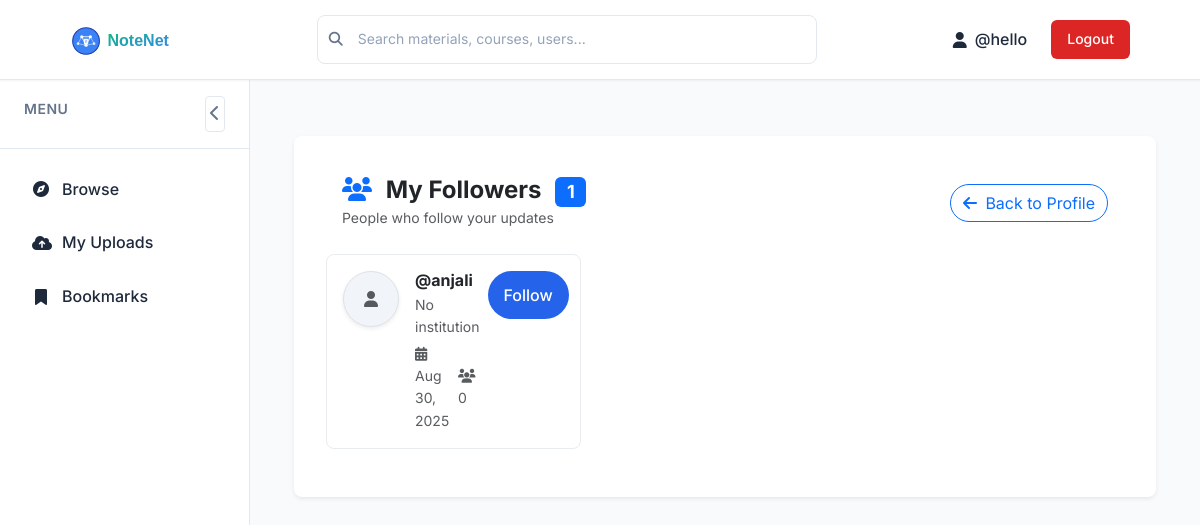
The app's page /profile/33/followers/ (signed in) with its own data.
### content/models.py (models this page shows, shortened)
class Follow(models.Model):
    follower = models.ForeignKey(User, on_delete=models.CASCADE, related_name='following')
    following = models.ForeignKey(User, on_delete=models.CASCADE, related_name='followers')
    created_at = models.DateTimeField(auto_now_add=True)
    class Meta:
        unique_together = ('follower', 'following')
        indexes = [
            models.Index(fields=['follower', 'created_at']),
            models.Index(fields=['following', 'created_at']),
        ]

### content/views.py (the view)
# urls.py: path('profile/<int:user_id>/followers/', views.followers_list, name='followers_list'),
@login_required
def followers_list(request, user_id):
    user_obj = get_object_or_404(User, id=user_id)
    followers = Follow.objects.filter(following=user_obj).select_related('follower__profile')
    context = {
        'user_obj': user_obj,
        'followers': followers,
        'is_own_profile': request.user == user_obj,
    }
    return render(request, 'profile/followers_list.html', context)

### content/templates/profile/followers_list.html (shortened to what this page needs)
{% extends 'layout.html' %}
{% load static %}
{% block content %}
<div class="container mt-4">
    <div class="row">
        <div class="col-md-12">
            <div class="card border-0 shadow-sm">
                <div class="card-header bg-white d-flex justify-content-between align-items-center border-0">
                    <div>
                        <h4 class="mb-0 fw-bold">
                            <i class="fas fa-users me-2 text-primary"></i>
                            {% if is_own_profile %}
                                My Followers
                            {% else %}
                                {{ user_obj.username }}'s Followers
                            {% endif %}
                            <span class="badge bg-primary ms-2">{{ followers.count }}</span>
                        </h4>
                        <p class="text-muted small mb-0">
                            {% if is_own_profile %}
                                People who follow your updates
                            {% else %}
                                People following {{ user_obj.username }}
                            {% endif %}
                        </p>
                    </div>
                    <a href="{% url 'profileview' user_obj.id %}" class="btn btn-outline-primary rounded-pill">
                        <i class="fas fa-arrow-left me-1"></i>
                        Back to Profile
                    </a>
                </div>
                <div class="card-body px-0 py-3">
                    {% if followers %}
                        <div class="row g-3">
                            {% for follow in followers %}
                            <div class="col-md-6 col-lg-4">
                                <div class="follower-card p-3 rounded-3 h-100">
                                    <div class="d-flex align-items-start">
                                        <div class="follower-avatar me-3 position-relative">
                                            <a href="{% url 'profileview' follow.follower.id %}">
                                                {% if follow.follower.profile.avatar %}
                                                    <img src="{{ follow.follower.profile.avatar.url }}"
                                                         alt="{{ follow.follower.username }}"
                                                         class="rounded-circle shadow-sm"
                                                         style="width: 56px; height: 56px; object-fit: cover;">
                                                {% else %}
                                                    <div class="avatar-placeholder rounded-circle d-flex align-items-center justify-content-center shadow-sm"
                                                         style="width: 56px; height: 56px; background-color: #f1f5f9;">
                                                        <i class="fas fa-user text-muted"></i>
                                                    </div>
                                                {% endif %}
                                            </a>
                                        </div>
                                        <div class="follower-info flex-grow-1">
                                            <h6 class="mb-1 fw-bold">
                                                <a href="{% url 'profileview' follow.follower.id %}"
                                                   class="text-decoration-none text-dark">
                                                    {{ follow.follower.username }}
                                                </a>
                                            </h6>
                                            <p class="text-muted mb-1 small">
                                                {% if follow.follower.profile.institution %}
                                                    <i class="fas fa-university me-1"></i>{{ follow.follower.profile.institution }}
                                                {% else %}
                                                    <span class="text-muted">No institution</span>
                                                {% endif %}
                                            </p>
                                            <div class="d-flex align-items-center small text-muted">
                                                <span class="me-2">
                                                    <i class="fas fa-calendar-alt me-1"></i>
                                                    {{ follow.created_at|date:"M d, Y" }}
                                                </span>
                                                <span>
                                                    <i class="fas fa-users me-1"></i>
                                                    {{ follow.follower.followers.count }}
                                                </span>
                                            </div>
                                        </div>
                                        {% if user.is_authenticated and user != follow.follower %}
                                        <div class="follower-actions ms-2">
                                            <form method="post" action="{% url 'toggle_follow' follow.follower.id %}">
                                                <button type="submit"
                                                        class="btn btn-sm {% if user in follow.follower.followers.all %}btn-outline-secondary{% else %}btn-primary{% endif %} rounded-pill px-3">
                                                    {% if user in follow.follower.followers.all %}
                                                        Following
                                                    {% else %}
                                                        Follow
                                                    {% endif %}
                                                </button>
                                            </form>
                                        </div>
                                        {% endif %}
                                    </div>
                                </div>
                            </div>
                            {% endfor %}
                        </div>
                    {% endif %}
                </div>
            </div>
        </div>
    </div>
</div>
{% endblock %}

### templates/layout.html (shortened to what this page needs)
{% load static %}
<!DOCTYPE html>
<html lang="en">
<head>
    <link href="https://cdn.jsdelivr.net/npm/bootstrap@5.3.0/dist/css/bootstrap.min.css" rel="stylesheet">
    <link rel="stylesheet" href="https://cdnjs.cloudflare.com/ajax/libs/font-awesome/6.5.0/css/all.min.css">
    <link rel="stylesheet" href="{% static 'css/layout.css' %}">
</head>
<body>
    <header class="navbar">
        <a href="{% url 'home' %}" class="navbar-brand desktop-logo">
        <img src="{% static 'images/logo.svg' %}" alt="Logo">
    </a>
        <div class="search-container">
            <div class="search-bar">
                <form method="get" action="{% url 'content_list' %}" id="searchForm">
                    <input type="text"
                           name="search"
                           id="searchInput"
                           placeholder="Search materials, courses, users..."
                           value="{{ request.GET.search }}"
                           autocomplete="off">
                    <i class="fas fa-search search-icon"></i>
                </form>
            </div>
        </div>
        <div class="nav-actions desktop-only">
            {% if user.is_authenticated %}
                <a href="{% url 'profileview' request.user.id %}" class="user-info">
                    <i class="fas fa-user"></i>
                    <span>{{ user.username }}</span>
                </a>
                <form method="post" action="{% url 'logout' %}" class="logout-form">
                    <button type="submit" class="btn-logout">Logout</button>
                </form>
            {% else %}
                <div class="auth-buttons">
                    <a href="{% url 'login' %}" class="btn-login">Login</a>
                    <a href="{% url 'register' %}" class="btn-signup">Sign Up</a>
                </div>
            {% endif %}
        </div>
    </header>
    <div class="main-container">
        <aside class="sidebar" id="sidebar">
            <div class="sidebar-header">
                <h3>Menu</h3>
                <button class="toggle-btn" id="sidebarToggle">
                    <i class="fas fa-chevron-left"></i>
                </button>
            </div>
            <ul class="sidebar-menu">
                <li>
                    <a href="{% url 'home' %}" class="{% if request.path == '/' %}active{% endif %}">
                        <i class="fas fa-compass"></i>
                        <span>Browse</span>
                    </a>
                </li>
                {% if user.is_authenticated %}
                <li>
                    <a href="{% url 'my_upload' %}" class="{% if request.path == '/my-uploads/' %}active{% endif %}">
                        <i class="fas fa-cloud-upload-alt"></i>
                        <span>My Uploads</span>
                    </a>
                </li>
                <li>
                    <a href="{% url 'my_bookmarks' %}" class="{% if request.path == '/bookmarks/' %}active{% endif %}">
                        <i class="fas fa-bookmark"></i>
                        <span>Bookmarks</span>
                    </a>
                </li>
                {% endif %}
            </ul>
        </aside>
        <main class="main-content">
            {% block content %}{% endblock %}
        </main>
    </div>
</body>
</html>

### static/css/layout.css (style rules this page uses)
:root { --primary-color: #2563eb; --primary-hover: #1d4ed8; --danger-color: #dc2626; --success-color: #16a34a; --warning-color: #ca8a04; --bg-color: #f8fafc; --surface-color: #ffffff; --border-color: #e2e8f0; --text-color: #1e293b; --text-muted: #64748b; --text-light: #94a3b8; --shadow-sm: 0 1px 2px 0 rgba(0, 0, 0, 0.05); --shadow-md: 0 4px 6px -1px rgba(0, 0, 0, 0.1); --shadow-lg: 0 10px 15px -3px rgba(0, 0, 0, 0.1); --navbar-height: 80px; --sidebar-width: 250px; --sidebar-collapsed-width: 60px; }
* { margin: 0; padding: 0; box-sizing: border-box; }
body { font-family: 'Inter', sans-serif; background-color: var(--bg-color); color: var(--text-color); line-height: 1.6; }
.navbar { background-color: var(--surface-color); border-bottom: 1px solid var(--border-color); box-shadow: var(--shadow-sm); height: var(--navbar-height); display: flex; align-items: center; padding: 0 1rem; position: sticky; justify-content: space-around; top: 0px; z-index: 1000; }
.navbar-brand { font-size: 1.5rem; font-weight: 600; color: var(--primary-color); text-decoration: none; display: flex; align-items: center; margin-right: 2rem; }
.navbar-brand img { height: 32px; }
.search-container { flex: 1; max-width: 500px; position: relative; }
.search-bar { position: relative; width: 100%; }
.search-bar input { width: 100%; padding: 0.75rem 2.5rem 0.75rem 2.5rem; border: 1px solid var(--border-color); border-radius: 8px; font-size: 0.875rem; background-color: var(--surface-color); transition: all 0.2s ease; }
.search-icon { position: absolute; left: 0.75rem; top: 50%; transform: translateY(-50%); color: var(--text-muted); font-size: 0.875rem; }
.nav-actions { display: flex; align-items: center; gap: 0.75rem; margin-left: 1rem; }
.desktop-only { display: flex; }
.user-info { display: flex; align-items: center; gap: 0.5rem; color: var(--text-color); font-weight: 500; text-decoration: none; padding: 0.5rem 0.75rem; border-radius: 6px; transition: all 0.2s ease; }
.btn-logout { background: var(--danger-color); color: white; padding: 0.5rem 1rem; border: none; border-radius: 6px; font-weight: 500; font-size: 0.875rem; cursor: pointer; transition: all 0.2s ease; }
.main-container { display: flex; min-height: calc(100vh - var(--navbar-height)); }
.sidebar { width: var(--sidebar-width); background-color: var(--surface-color); border-right: 1px solid var(--border-color); height: calc(100vh - var(--navbar-height)); position: sticky; top: var(--navbar-height); overflow-y: auto; display: flex; flex-direction: column; }
.sidebar-header { padding: 1rem 1.5rem; border-bottom: 1px solid var(--border-color); display: flex; align-items: center; justify-content: space-between; }
.sidebar-header h3 { font-size: 0.875rem; font-weight: 600; color: var(--text-muted); text-transform: uppercase; letter-spacing: 0.5px; }
.toggle-btn { background: none; border: 1px solid var(--border-color); color: var(--text-muted); padding: 0.25rem; border-radius: 4px; cursor: pointer; transition: all 0.2s ease; }
.sidebar-menu { list-style: none; padding: 1rem; flex: 1; }
.sidebar-menu li { margin-bottom: 0.25rem; }
.sidebar-menu a { display: flex; align-items: center; padding: 0.75rem 1rem; color: var(--text-color); text-decoration: none; border-radius: 6px; transition: all 0.2s ease; font-weight: 500; }
.sidebar-menu i { margin-right: 0.75rem; width: 18px; text-align: center; }
.main-content { flex: 1; padding: 2rem; background-color: var(--bg-color); min-height: calc(100vh - var(--navbar-height)); }
.card { background-color: var(--surface-color); border: 1px solid var(--border-color); border-radius: 8px; box-shadow: var(--shadow-sm); padding: 2rem; margin-bottom: 1.5rem; }
input, select, textarea { width: 100%; padding: 0.75rem; border: 1px solid var(--border-color); border-radius: 6px; font-size: 0.875rem; background-color: var(--surface-color); color: var(--text-color); transition: all 0.2s ease; }
input::placeholder, textarea::placeholder { color: var(--text-light); }
button.btn-primary { width: 100%; padding: 0.75rem 1.5rem; font-size: 1rem; font-weight: 500; background: var(--primary-color); color: white; border: none; border-radius: 6px; cursor: pointer; transition: all 0.2s ease; }
a { color: var(--primary-color); text-decoration: none; transition: color 0.2s ease; }
.desktop-logo { display: inline-block; }

### content/templates/profile/followers_list.html (style rules this page uses)
.follower-card { background: #ffffff; border: 1px solid #e9ecef; transition: all 0.2s ease; }
.avatar-placeholder { border: 1px solid #dee2e6; }

### records on screen
Follow: follower.username "@anjali", shows "No institution", created_at "Aug 30, 2025", follower.followers.count "0", shows "Follow"

### other values on screen
{{ user.username }} "@hello"
{{ followers.count }} "1"
